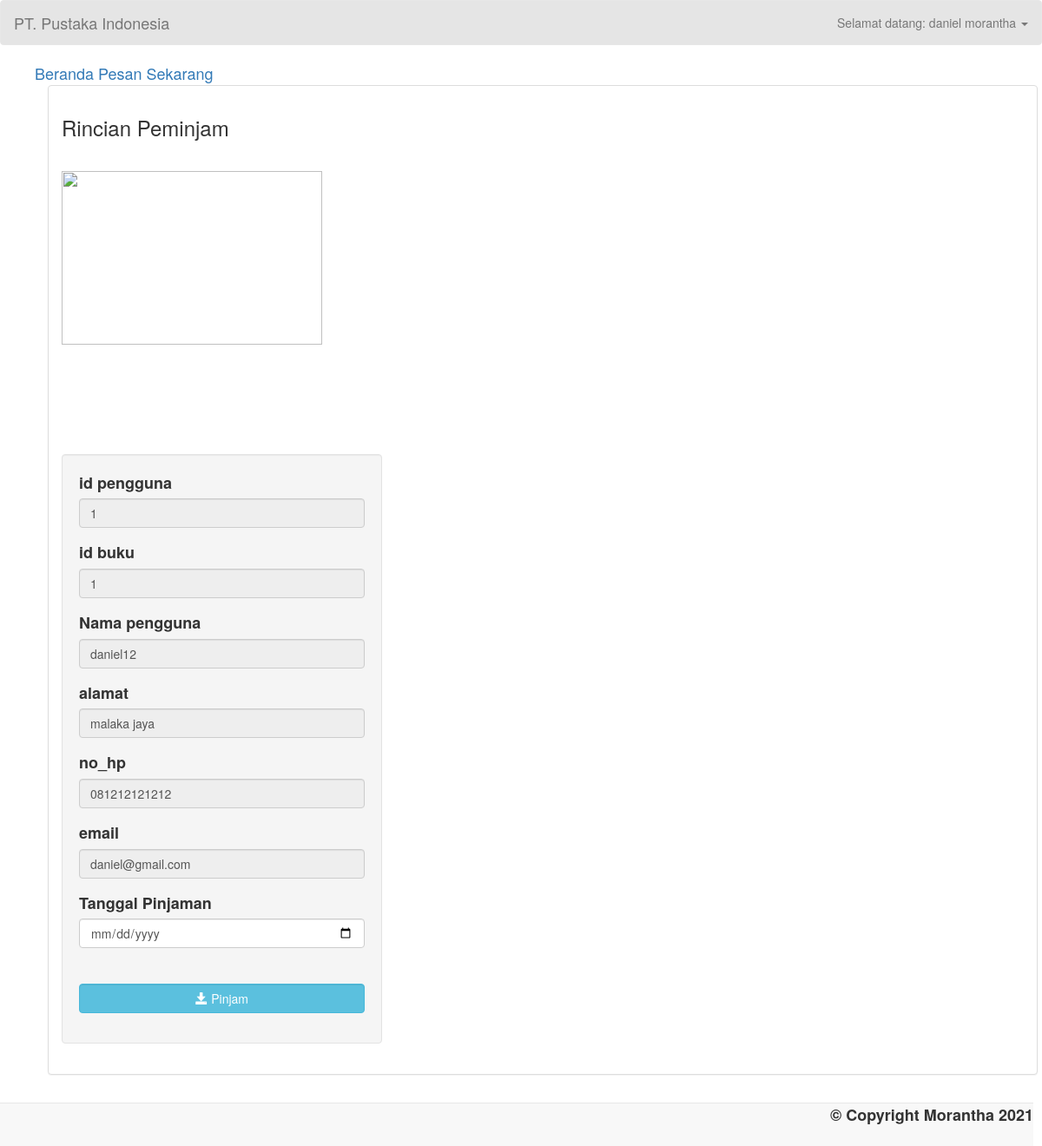
The page /pinjaman_form.php?id_buku=1 (signed in) on the database its author committed.
### tables this page shows
CREATE TABLE buku (
    id_buku INT NOT NULL AUTO_INCREMENT,
    id_kategori INT NOT NULL,
    judul VARCHAR(100) NOT NULL,
    pengarang VARCHAR(50) NOT NULL,
    penerbit VARCHAR(50) NOT NULL,
    sinopsis TEXT,
    ISBN VARCHAR(25) NOT NULL,
    tahun_terbit INT(4) NOT NULL,
    jumlah_buku_tersedia INT NOT NULL,
    foto LONGBLOB,
    status ENUM('tersedia', 'dipinjam') NOT NULL,
    PRIMARY KEY (id_buku),
    FOREIGN KEY (id_kategori)
        REFERENCES kategori_buku (id_kategori)
        ON UPDATE CASCADE
        ON DELETE NO ACTION
);

CREATE TABLE pengguna
(
    id_pengguna INT NOT NULL AUTO_INCREMENT,
    id_level INT NOT NULL,
    nama_akun VARCHAR(15) NOT NULL,
    kata_sandi VARCHAR(50) NOT NULL,
    nama_pengguna VARCHAR(30) NOT NULL,
    alamat VARCHAR(200) NOT NULL,
    no_ktp VARCHAR(15) NOT NULL,
    no_hp VARCHAR(15) NOT NULL,
    email VARCHAR(100) NOT NULL,
    PRIMARY KEY (id_pengguna),
    FOREIGN KEY (id_level)
        REFERENCES level_pengguna (id_level)
        ON UPDATE CASCADE
        ON DELETE NO ACTION
);

### cekSesi.php (called while the page is built, shortened)
<?php
$id_pengguna = $_SESSION["id_pengguna"] ?? "";
?>

### pinjaman_form.php (the view, shortened to what this page needs)
<!DOCTYPE html>
<?php
include "konekDB.php";
include_once "cekSesi.php";
?>
<html lang = "en">
	<head>
		<link rel = "stylesheet" type = "text/css" href = "css/bootstrap.css " />
		<link rel = "stylesheet" type = "text/css" href = "css/style.css" />
	</head>
<body>
	<nav style = "background-color:rgba(0, 0, 0, 0.1);" class = "navbar navbar-default">
		<div  class = "container-fluid">
			<div class = "navbar-header">
				<a class = "navbar-brand" >PT. Pustaka Indonesia</a>
			</div>
			<ul class="nav navbar-nav navbar-right">
                <li class="dropdown">
                    <a href="#" class="dropdown-toggle" data-toggle="dropdown" role="button" aria-haspopup="true" aria-expanded="false">
                        Selamat datang: <?php echo $_SESSION["nama_akun"]; ?> <span class="caret"></span>
                    </a>
                </li>
            </ul>
		</div>
	</nav>
	<ul id = "menu">
	<li><a href = "index.php">Beranda</a></li>
		<li><a href = "pesananan.php">Pesan Sekarang</a></li>
	<div style = "margin-left:0;" class = "container">
		<div class = "panel panel-default">
			<div class = "panel-body">
				<strong><h3>Rincian Peminjam</h3></strong>
				<br />
				<?php
					$qBuku		= "SELECT * FROM buku, pengguna WHERE id_buku = '$_REQUEST[id_buku]' AND id_pengguna = '$id_pengguna'";
					$qHasilReq	= mysqli_query($KoneksiDB, $qBuku);
					$fetch 		= mysqli_fetch_array($qHasilReq, MYSQLI_ASSOC);
					$fotoEncode = base64_encode($fetch['foto']);
				?>
				<div style = "height:300px; width:800px;">
					<div style = "float:left;">
						<img height = "200px" width = "300px">
					</div>
				</div>
				<br style = "clear:both;" />
				<div class = "well col-md-4">
					<form method = "POST" enctype = "multipart/form-data" action="pinjaman_buku_db.php?id_buku=<?php print($fetch['id_buku']);?>">
						<div class = "form-group">
							<label>id pengguna</label>
							<input type = "text" value="<?php print($fetch['id_pengguna'])?>" class = "form-control" name = "id_pengguna" disabled />
						</div>
						<div class = "form-group">
							<label>id buku</label>
							<input type = "text" value="<?php print($fetch['id_buku'])?>" class = "form-control" name = "id_buku" disabled />
						</div>
						<div class = "form-group">
							<label>Nama pengguna</label>
							<input type = "text" value="<?php print($fetch['nama_pengguna'])?>" class = "form-control" name = "nama_pengguna" disabled />
						</div>
						<div class = "form-group">
							<label>alamat</label>
							<input type = "text" value="<?php print($fetch['alamat'])?>" class = "form-control" name = "alamat" disabled />
						</div>
						<div class = "form-group">
							<label>no_hp</label>
							<input type = "text" value="<?php print($fetch['no_hp'])?>" class = "form-control" name = "no_hp" disabled />
						</div>
						<div class = "form-group">
							<label>email</label>
							<input type = "text" value="<?php print($fetch['email'])?>" class = "form-control" name = "email" disabled />
						</div>
						<div class = "form-group">
							<label>Tanggal Pinjaman</label>
							<input type = "date" class = "form-control" name = "date" required = "required" />
						</div>
						<br />
						<div class = "form-group">
							<button class = "btn btn-info form-control" name = "tombol_pinjam"><i class = "glyphicon glyphicon-save"></i> Pinjam</button>
						</div>
					</form>
				</div>
				<div class = "col-md-4"></div>
			</div>
		</div>
	</div>
	<br />
	<br />
	<div style = "text-align:right; margin-right:10px;" class = "navbar navbar-default navbar-fixed-bottom">
		<label>&copy; Copyright Morantha 2021 </label>
	</div>
</body>
</html>

### css/style.css (style rules this page uses)
#menu { list-style-type:none; font-size:18px; }
#menu li { display:inline; }

### rows shown on the page
buku: id_pengguna "1", id_buku "1", nama_pengguna "daniel12", alamat "malaka jaya", no_hp "081212121212", email "daniel@gmail.com"

### other values the page prints
$_SESSION["nama_akun"] "daniel morantha"
